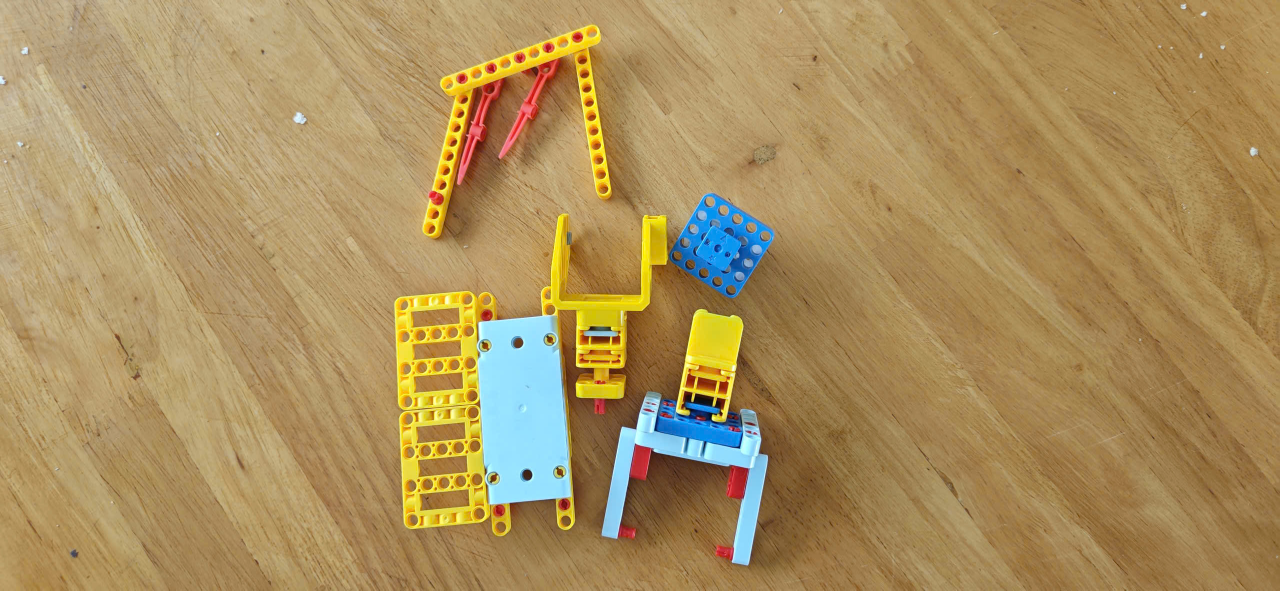
#> input picture lesson_8/images/sample.jpg, 2560 x 1181 px, found by its file name (shown at 1/2 size)
$ python HPF-HFE.py
#> lines starting #> are read from the running program, lines starting #| are printed output that depends on the picture
import cv2
import numpy as np
import matplotlib.pyplot as plt
import os

# --- HÀM HỖ TRỢ TỪ CÁC BÀI TRƯỚC ---
def tao_lpf_gaussian(shape, d0):
    """Tạo bộ lọc thông thấp Gaussian (Gaussian Low-Pass Filter)."""
    rows, cols = shape
    crow, ccol = rows // 2, cols // 2
    u = np.arange(rows).reshape(-1, 1) - crow
    v = np.arange(cols).reshape(1, -1) - ccol
    D = np.sqrt(u**2 + v**2)
    return np.exp(-D**2 / (2 * d0**2))

def loc_tan_so(img_gray, H):
    """Áp dụng ma trận lọc H vào ảnh trong miền tần số."""
    rows, cols = img_gray.shape
    # Tối ưu kích thước cho thuật toán FFT
    opt_r = cv2.getOptimalDFTSize(rows)
    opt_c = cv2.getOptimalDFTSize(cols)
    padded = np.zeros((opt_r, opt_c))
    padded[:rows, :cols] = img_gray

    # Biến đổi sang miền tần số
    dft = np.fft.fft2(padded)
    dft_shift = np.fft.fftshift(dft)

    # Đảm bảo ma trận lọc khớp kích thước với ảnh đã padding
    if H.shape != (opt_r, opt_c):
        H = cv2.resize(H, (opt_c, opt_r))

    # Nhân trực tiếp ma trận lọc và phổ biên độ
    filtered = dft_shift * H

    # Biến đổi ngược về miền không gian
    f_ishift = np.fft.ifftshift(filtered)
    result = np.real(np.fft.ifft2(f_ishift))

    # Cắt về kích thước ban đầu và chuẩn hóa
    result = result[:rows, :cols]
    return np.clip(result, 0, 255).astype(np.uint8)

# === BƯỚC 1: CHUẨN BỊ DỮ LIỆU ===
img = cv2.imread("images/sample.jpg", cv2.IMREAD_GRAYSCALE)
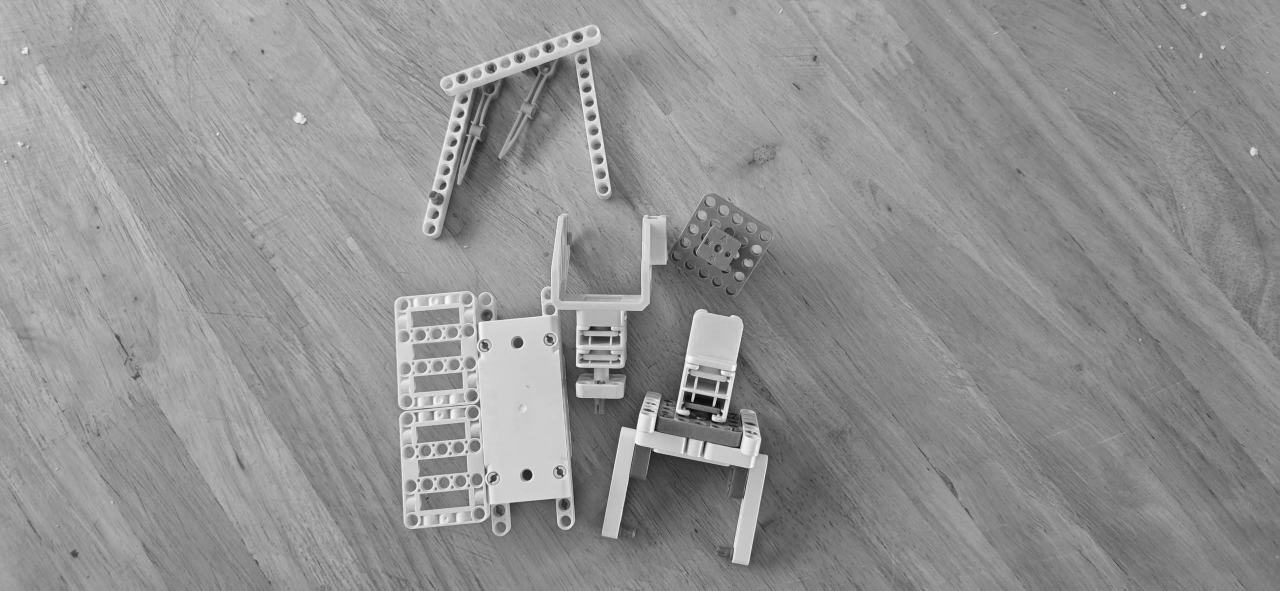
#> img: shape (1181, 2560) (shown at 1/2 size); min 0, max 255, mean 145.8
if img is None:
    # Tạo ảnh giả lập nếu không tìm thấy file
    img = np.zeros((256, 256), dtype=np.uint8)
    cv2.circle(img, (128, 128), 50, 200, -1)
    cv2.rectangle(img, (30, 30), (100, 80), 150, -1)
    img = cv2.GaussianBlur(img, (5, 5), 2)

h, w = img.shape
#> h = 1181; w = 2560
shape = (cv2.getOptimalDFTSize(h), cv2.getOptimalDFTSize(w))
#> shape = (1200, 2560)

# Ngưỡng tần số cắt
d0 = 30

# === BƯỚC 2: XÂY DỰNG CÁC BỘ LỌC MIỀN TẦN SỐ ===
# 1. Gaussian Low-Pass Filter (Làm mờ)
H_lpf = tao_lpf_gaussian(shape, d0)

# 2. Gaussian High-Pass Filter (Trích xuất biên - làm mất độ sáng nền)
H_hpf = 1.0 - H_lpf

# 3. High-Frequency Emphasis Filter (Tăng nét - giữ độ sáng nền)
# Công thức: H_hfe = a + b * H_hpf (với a=0.5, b=2.0)
a, b = 0.5, 2.0
H_hfe = a + b * H_hpf

# Thực hiện lọc
result_lpf = loc_tan_so(img, H_lpf)
#> in loc_tan_so, `padded[:rows, :cols] = img_gray`:
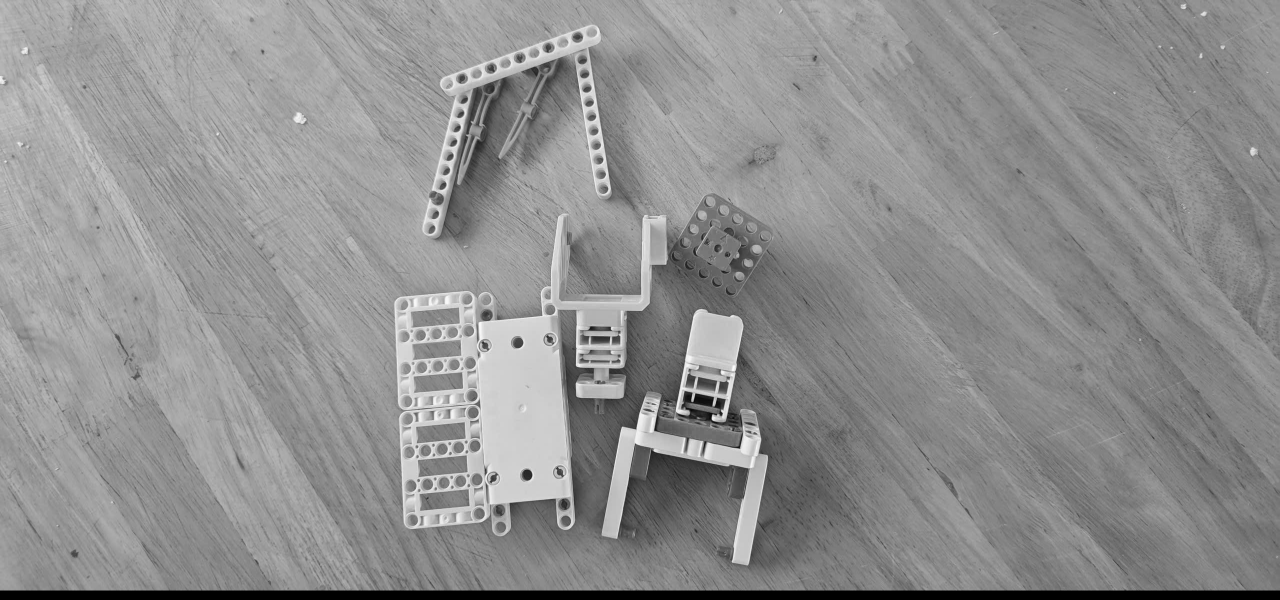
#> padded: shape (1200, 2560) float64 (shown at 1/2 size); min 0, max 255, mean 143.5
result_hpf = loc_tan_so(img, H_hpf)
#> in loc_tan_so (call 2), `result = result[:rows, :cols]`:
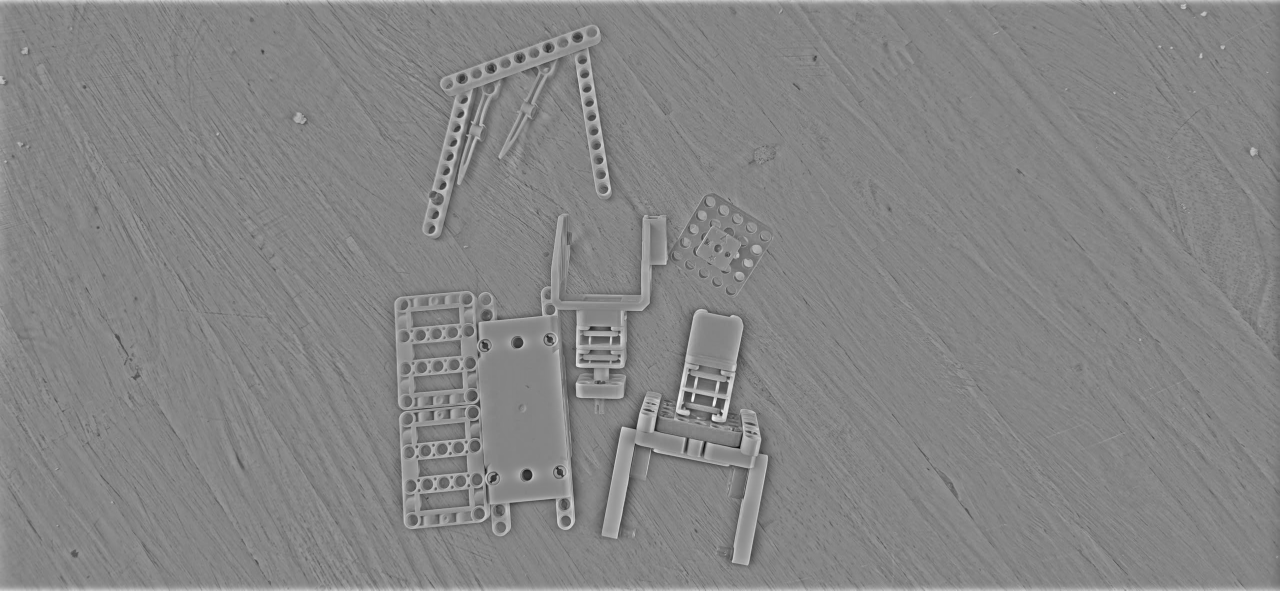
#> result: shape (1181, 2560) float64 (shown at 1/2 size); min -160.2, max 147.2, mean 0.6; drawn with min black and max white
#> in loc_tan_so (call 2), `return np.clip(result, 0, 255).astype(np.uint8)`:
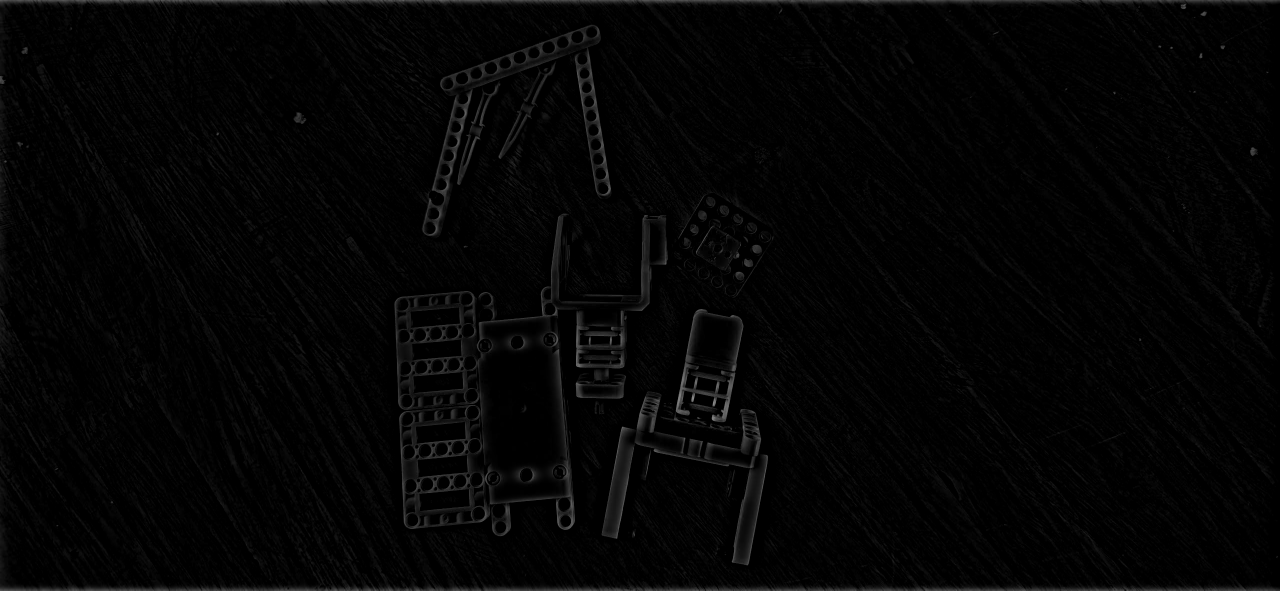
#> returned value: shape (1181, 2560) (shown at 1/2 size); min 0, max 147, mean 4.4
result_hfe = loc_tan_so(img, H_hfe)
#> in loc_tan_so (call 3), `return np.clip(result, 0, 255).astype(np.uint8)`:
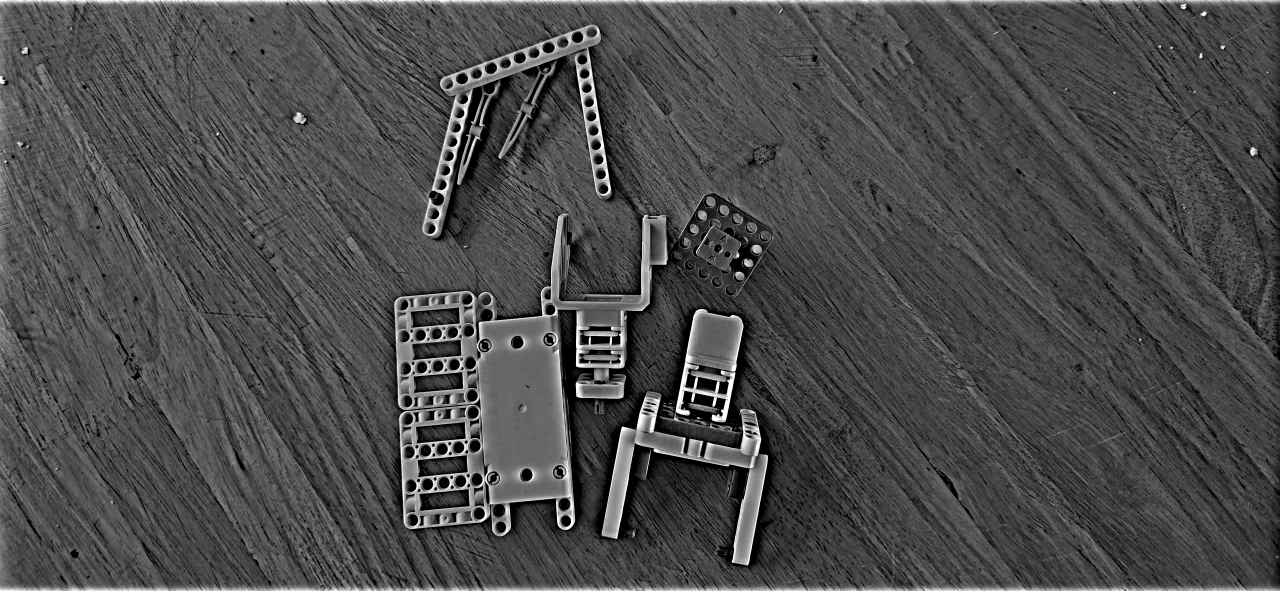
#> returned value: shape (1181, 2560) (shown at 1/2 size); min 0, max 255, mean 74.9

# === BƯỚC 3: SO SÁNH VỚI UNSHARP MASKING (MIỀN KHÔNG GIAN) ===
# Unsharp Masking = Original + (Original - Blurred)
blur = cv2.GaussianBlur(img, (0, 0), 3)
unsharp = cv2.addWeighted(img, 2.0, blur, -1.0, 0)

# === BƯỚC 4: HIỂN THỊ VÀ PHÂN TÍCH ===
fig, axes = plt.subplots(2, 3, figsize=(18, 12))

axes[0, 0].imshow(img, cmap="gray")
axes[0, 0].set_title("1. Ảnh gốc")
axes[0, 0].axis("off")

axes[0, 1].imshow(result_lpf, cmap="gray")
axes[0, 1].set_title(f"2. Gaussian LPF (D0={d0})\n(Làm mờ/Mất chi tiết cao)")
axes[0, 1].axis("off")

axes[0, 2].imshow(result_hpf, cmap="gray")
axes[0, 2].set_title(f"3. Gaussian HPF (D0={d0})\n(Chỉ giữ biên - Ảnh tối)")
axes[0, 2].axis("off")

axes[1, 0].imshow(result_hfe, cmap="gray")
axes[1, 0].set_title(f"4. HFE (a={a}, b={b})\n(Giữ độ sáng + Nhấn biên)")
axes[1, 0].axis("off")

axes[1, 1].imshow(unsharp, cmap="gray")
axes[1, 1].set_title("5. Unsharp Masking\n(Thực hiện ở miền không gian)")
axes[1, 1].axis("off")

# Profile cường độ điểm ảnh để soi độ sắc nét
row_mid = h // 2
#> row_mid = 590
axes[1, 2].plot(img[row_mid, :], "b-", alpha=0.5, label="Gốc")
axes[1, 2].plot(result_hfe[row_mid, :], "r-", label="HFE (Miền tần số)")
axes[1, 2].plot(unsharp[row_mid, :], "g--", label="Unsharp (Không gian)")
axes[1, 2].set_xlabel("Vị trí Pixel (cột)")
axes[1, 2].set_ylabel("Cường độ sáng")
axes[1, 2].set_title(f"Đồ thị Profile hàng {row_mid}")
axes[1, 2].legend()
axes[1, 2].grid(True, alpha=0.3)

plt.suptitle("Tăng cường độ nét: HPF vs High-Frequency Emphasis", fontsize=16)
plt.tight_layout()
os.makedirs("output", exist_ok=True)
plt.savefig("output/hpf_hfe_analysis.png", dpi=150)
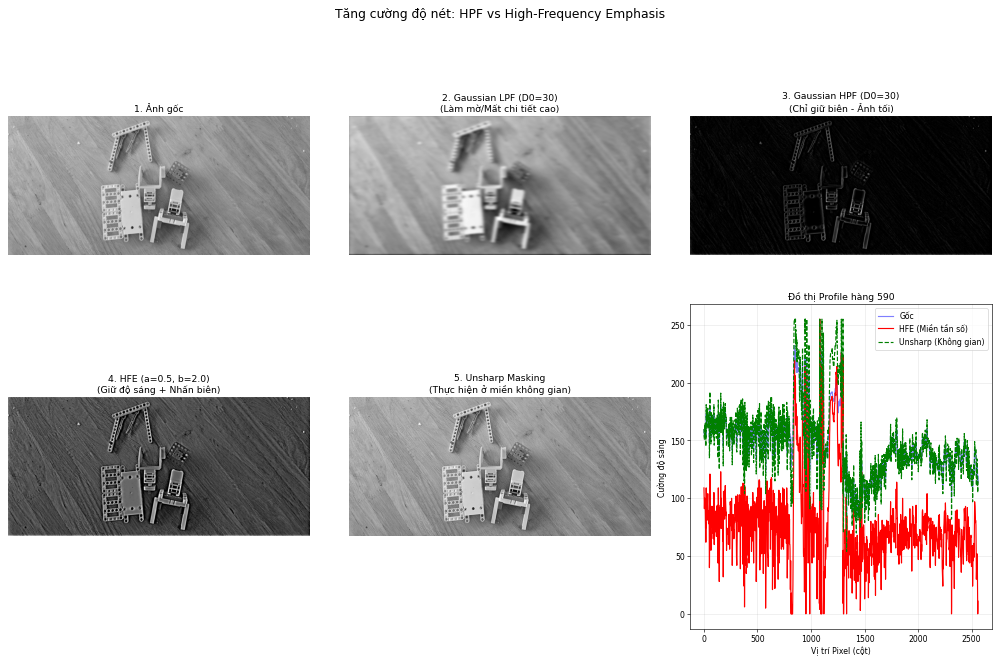
#> figure drawn by matplotlib, 6 panels; panel 6: curve peaks at x = 1082, y = 244; panel 6: curve peaks at x = 1082, y = 255; panel 6: curve peaks at x = 842, y = 255
plt.show()

print("KẾT LUẬN TUTORIAL:")
print(f"- HPF làm mất thành phần DC nên ảnh rất tối.")
print(f"- HFE dùng hệ số a={a} để bù đắp độ sáng và b={b} để làm sắc nét đường biên.")
print(f"- Kết quả HFE tương đương với Unsharp Masking nhưng linh hoạt hơn trong việc chọn dải tần số.")
